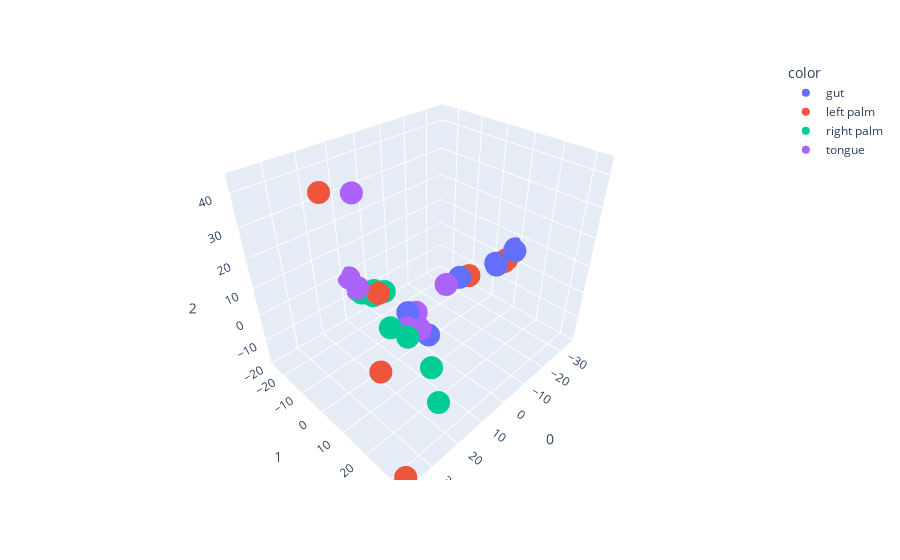

Source (notebook cell):
### Code cell
#Relationship between samples in 3d
pca = PCA(n_components=3)
components = pca.fit_transform(clr_transformed.T)

fig = px.scatter_3d(components, x=0, y=1, z=2, color=mtda['body-site'])
fig.show()

### Figure 1 — Plotly figure (JSON) as saved in the notebook; plotly's stock layout.template omitted (floating-point values rounded to 4 significant figures)
{"data": [{"hovertemplate": "color=gut<br>0=%{x}<br>1=%{y}<br>2=%{z}<extra></extra>", "legendgroup": "gut", "marker": {"color": "#636efa", "symbol": "circle"}, "mode": "markers", "name": "gut", "scene": "scene", "showlegend": true, "type": "scatter3d", "x": [-26.93, -27.86, -35.31, -34.13, 8.459, 6.67, 4.446, -17.41], "y": [8.309, 7.28, 9.338, 9.926, 3.326, 5.553, 8.003, 0.7965], "z": [2.847, 2.678, 5.879, 5.856, 0.6025, -4.608, -7.914, -1.095]}, {"hovertemplate": "color=left palm<br>0=%{x}<br>1=%{y}<br>2=%{z}<extra></extra>", "legendgroup": "left palm", "marker": {"color": "#EF553B", "symbol": "circle"}, "mode": "markers", "name": "left palm", "scene": "scene", "showlegend": true, "type": "scatter3d", "x": [-34.6, -31.36, -30.53, -20.34, 31.51, 27.48, 37.75, 3.024], "y": [9.546, 8.885, 8.738, 2.286, 18.03, -5.973, 33.05, -17.02], "z": [5.334, 3.17, 2.734, -1.126, 3.69, 43.39, -18.13, -6.396]}, {"hovertemplate": "color=right palm<br>0=%{x}<br>1=%{y}<br>2=%{z}<extra></extra>", "legendgroup": "right palm", "marker": {"color": "#00cc96", "symbol": "circle"}, "mode": "markers", "name": "right palm", "scene": "scene", "showlegend": true, "type": "scatter3d", "x": [18.5, 20.72, 12.18, 17.93, 6.11, 0.6867, 1.915, 3.506, 3.254], "y": [14.09, 9.665, 16.91, 25.3, -22.02, -16.75, -19.65, -18.63, -19.73], "z": [4.366, 6.317, -9.842, -13.07, -7.289, -6.709, -7.604, -5.767, -8.746]}, {"hovertemplate": "color=tongue<br>0=%{x}<br>1=%{y}<br>2=%{z}<extra></extra>", "legendgroup": "tongue", "marker": {"color": "#ab63fa", "symbol": "circle"}, "mode": "markers", "name": "tongue", "scene": "scene", "showlegend": true, "type": "scatter3d", "x": [7.95, 12.2, 17.71, -12.92, 6.088, 2.214, 5.34, 7.114, 8.632], "y": [7.953, 6.946, -6.459, -1.068, 4.384, -18.2, -25.33, -22.54, -24.95], "z": [-3.443, -0.8259, 39.65, -2.654, -0.07285, -7.06, -8.18, -4.81, -1.169]}], "layout": {"legend": {"title": {"text": "color"}, "tracegroupgap": 0}, "margin": {"t": 60}, "scene": {"domain": {"x": [0, 1], "y": [0, 1]}, "xaxis": {"title": {"text": "0"}}, "yaxis": {"title": {"text": "1"}}, "zaxis": {"title": {"text": "2"}}}}}
